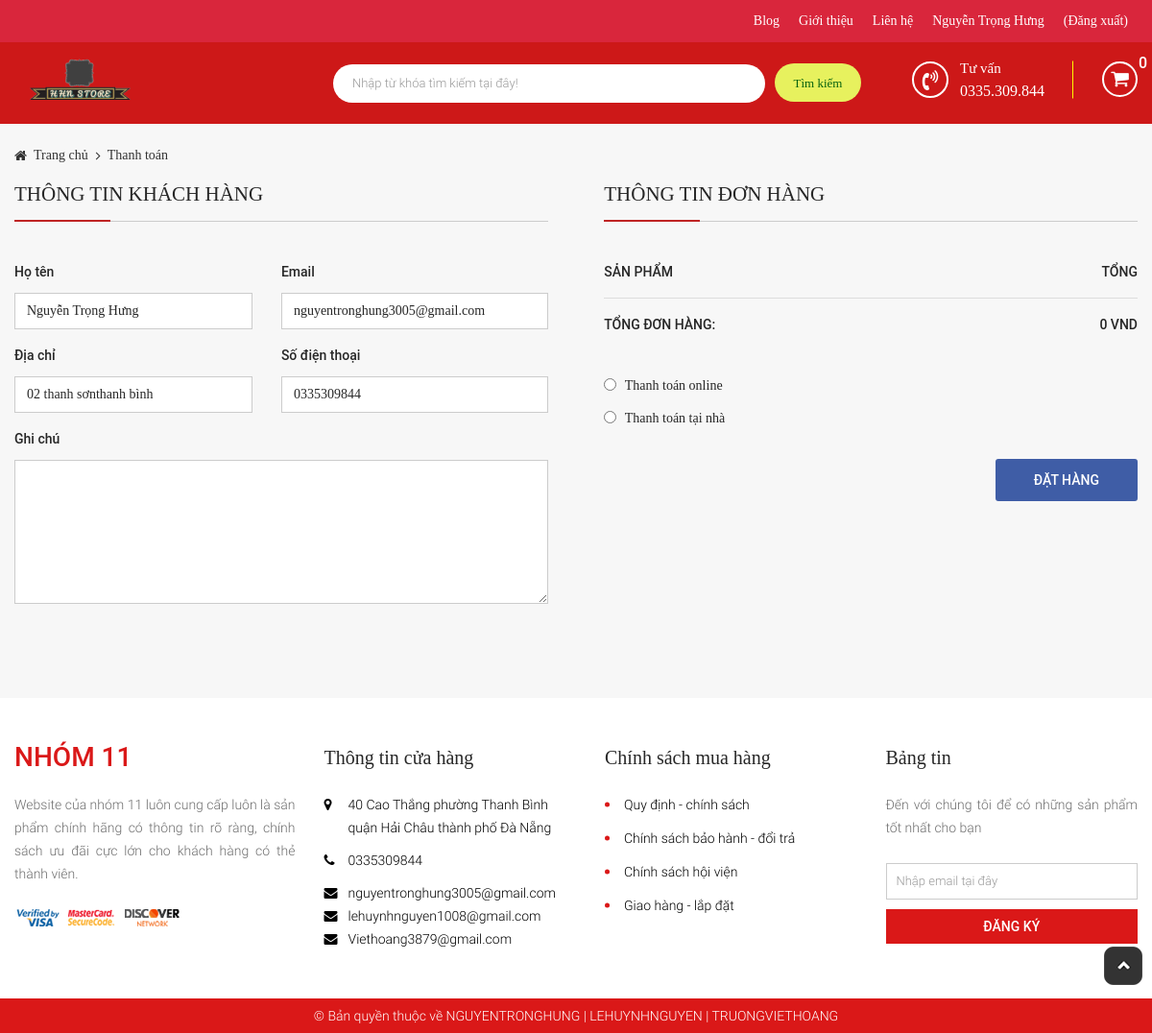
Screenshot of /?modules=checkouts&action=index (signed in) with the database file from the repository.
### tables this page shows
CREATE TABLE `tbl_customer` (
  `id` int(11) NOT NULL,
  `username` varchar(255) NOT NULL,
  `password` varchar(255) NOT NULL,
  `fullname` varchar(255) NOT NULL,
  `mail` varchar(255) NOT NULL,
  `phone` varchar(10) NOT NULL,
  `address` text NOT NULL,
  `create_date` varchar(255) NOT NULL
);

### libraries/database.php (called while the page is built, shortened)
<?php
function db_query($query_string) {
    global $conn;
    $result = mysqli_query($conn, $query_string);
    return $result;
}
function db_fetch_row($query_string) {
    $mysqli_result = db_query($query_string);
    $result = mysqli_fetch_assoc($mysqli_result);
    return $result;
}

### modules/checkouts/models/indexModel.php (called while the page is built, shortened)
<?php
function getUserById($id){
	return db_fetch_row("SELECT * FROM `tbl_customer` WHERE `id` = '$id'");
}
 ?>

### modules/checkouts/controllers/indexController.php (called while the page is built, shortened)
<?php
function indexAction(){
	$data=array();
	if(!empty($_SESSION['id_customer'])){
		$data[] = getUserById($_SESSION['id_customer']);
	}
	load_view('index',$data);
}
 ?>

### core/router.php (called while the page is built, shortened)
<?php
$action_name = get_action().'Action';
call_function(array('construct', $action_name));

### core/appload.php (called while the page is built, shortened)
<?php
require CONFIGPATH . DIRECTORY_SEPARATOR . 'database.php';
require LIBPATH . DIRECTORY_SEPARATOR . 'database.php';
require COREPATH . DIRECTORY_SEPARATOR . 'base.php';
require COREPATH . DIRECTORY_SEPARATOR . 'router.php';

### index.php (called while the page is built, shortened)
<?php
require COREPATH.DIRECTORY_SEPARATOR.'appload.php';

### modules/checkouts/views/indexView.php (the view, shortened to what this page needs)
<div id="main-content-wp" class="checkout-page" >
    <div class="section" id="breadcrumb-wp">
        <div class="wp-inner">
            <div class="section-detail">
                <ul class="list-item clearfix">
                    <li>
                        <a href="?page=home" title="">Trang chủ</a>
                    </li>
                    <li>
                        <a href="" title="">Thanh toán</a>
                    </li>
                </ul>
            </div>
        </div>
    </div>
    <div id="wrapper" class="wp-inner clearfix">
        <form method="post" action="?modules=checkouts&controllers=index&action=checkout" name="form-checkout">
            <div class="section" id="customer-info-wp">
                <div class="section-head">
                    <h1 class="section-title">Thông tin khách hàng</h1>
                </div>
                <div class="section-detail">
                    <?php if(!empty($data)) { foreach ($data as  $value) {?>
                        <div class="form-row clearfix">
                            <div class="form-col fl-left">
                                <label for="fullname">Họ tên</label>
                                <input type="text" name="fullname" id="fullname" value="<?php echo $value['fullname']; ?>">
                            </div>
                            <div class="form-col fl-right">
                                <label for="email">Email</label>
                                <input type="email" name="email" id="email" value="<?php echo $value['mail']; ?>">
                            </div>
                        </div>
                        <div class="form-row clearfix">
                            <div class="form-col fl-left">
                                <label for="address">Địa chỉ</label>
                                <input type="text" name="address" id="address" value="<?php echo $value['address']; ?>">
                            </div>
                            <div class="form-col fl-right">
                                <label for="phone">Số điện thoại</label>
                                <input type="tel" name="phone" id="phone" value="<?php echo $value['phone']; ?>">
                            </div>
                        </div>
                    <?php }};if(empty($data)){ ?>
                        <div class="form-row clearfix">
                            <div class="form-col fl-left">
                                <label for="fullname">Họ tên</label>
                                <input type="text" name="fullname" id="fullname">
                            </div>
                            <div class="form-col fl-right">
                                <label for="email">Email</label>
                                <input type="email" name="email" id="email">
                            </div>
                        </div>
                        <div class="form-row clearfix">
                            <div class="form-col fl-left">
                                <label for="address">Địa chỉ</label>
                                <input type="text" name="address" id="address">
                            </div>
                            <div class="form-col fl-right">
                                <label for="phone">Số điện thoại</label>
                                <input type="tel" name="phone" id="phone">
                            </div>
                        </div>
                    <?php }; ?>
                        <div class="form-row">
                            <div class="form-col">
                                <label for="notes">Ghi chú</label>
                                <textarea name="note"></textarea>
                            </div>
                        </div>
                </div>
            </div>
            <div class="section" id="order-review-wp">
                <div class="section-head">
                    <h1 class="section-title">Thông tin đơn hàng</h1>
                </div>
                <div class="section-detail">
                    <table class="shop-table">
                        <thead>
                            <tr>
                                <td>Sản phẩm</td>
                                <td>Tổng</td>
                            </tr>
                        </thead>
                        <tfoot>
                            <tr class="order-total">
                                <td>Tổng đơn hàng:</td>
                                <td><strong class="total-price"><?php if(isset($_SESSION['cart']['buy'])) echo $_SESSION['cart']['info']['total']." VND"; else echo "0 VND"; ?></strong></td>
                            </tr>
                        </tfoot>
                    </table>
                    <div id="payment-checkout-wp">
                        <ul id="payment_methods">
                            <li>
                                <input type="radio" id="direct-payment" name="payment_method" value="card_payment">
                                <label for="direct-payment">Thanh toán online</label>
                            </li>
                            <li>
                                <input type="radio" id="payment-home" name="payment_method" value="home_payment">
                                <label for="payment-home">Thanh toán tại nhà</label>
                            </li>
                        </ul>
                    </div>
                    <div class="place-order-wp clearfix">
                        <input type="submit" id="order-now" value="Đặt hàng" name="btn_submit">
                    </div>
                </div>
            </div>
        </form>
    </div>
</div>

### core/base.php (shortened to what this page needs)
<?php
function get_module() {
    global $config;
    $module = isset($_GET['modules']) ? $_GET['modules'] : $config['default_module'];
    return $module;
}
function call_function($list_function = array()) {
    if (is_array($list_function)) {
        foreach ($list_function as $f) {
            if (function_exists($f())) {
                $f();
            }
        }
    }
}
function load_view($name, $data_send = array()) {
    $data = $data_send;
    $path = MODULESPATH . DIRECTORY_SEPARATOR . get_module() . DIRECTORY_SEPARATOR . 'views' . DIRECTORY_SEPARATOR . $name . 'View.php';
    if (file_exists($path)) {
        require $path;
    } else {
        echo "Không tìm thấy {$path}";
    }
}
function get_header($name = '') {
    global $data;
    if (empty($name)) {
        $name = 'header';
    } else {
        $name = "header-{$name}";
    }
    $path = LAYOUTPATH . DIRECTORY_SEPARATOR . $name . '.php';
    if (file_exists($path)) {
        if (is_array($data)) {
            foreach ($data as $key => $a) {
                $$key = $a;
            }
        }
        require $path;
    } else {
        echo "Không tìm thấy {$path}";
    }
}
function get_footer($name = '') {
    global $data;
    if (empty($name)) {
        $name = 'footer';
    } else {
        $name = "footer-{$name}";
    }
    $path = LAYOUTPATH . DIRECTORY_SEPARATOR . $name . '.php';
    if (file_exists($path)) {
        if (is_array($data)) {
            foreach ($data as $key => $a) {
                $$key = $a;
            }
        }
        require $path;
    } else {
        echo "Không tìm thấy {$path}";
    }
}
?>

### public/css/import/global.css (style rules this page uses)
body { font-family: 'Roboto Regular'; font-size: 14px; line-height: normal; color: #272727; line-height: 24px; }
.wp-inner { width: 1170px; margin: 0px auto; }
.fl-left { float: left; }
.fl-right { float: right; }
ul li { list-style: none!important; }
a { text-decoration: none!important; }

### public/css/import/home.css (style rules this page uses)
#main-content-wp { background: #f7f7f7; padding-top: 25px; padding-bottom: 75px; }

### public/css/import/category_product.css (style rules this page uses)
#breadcrumb-wp { margin-bottom: 20px; }
#breadcrumb-wp .list-item li { float: left; }
#breadcrumb-wp .list-item li a { position: relative; display: block; color: #333; padding-left: 20px; line-height: normal; }
#breadcrumb-wp .list-item li:first-child a:before { position: absolute; content: '\f015'; font-family: 'FontAwesome'; top: 1px; left: 0; line-height: normal; }
#breadcrumb-wp .list-item li:nth-child(n+2) a:before { position: absolute; content: '\f105'; font-family: 'FontAwesome'; top: 1px; left: 8px; line-height: normal; }

### public/css/import/checkout.css (style rules this page uses)
#customer-info-wp { float: left; width: 47.5%; margin-right: 2.5%; }
#order-review-wp { float: right; width: 47.5%; margin-left: 2.5%; }
#customer-info-wp .section-head .section-title { font-size: 16px; }
#customer-info-wp .section-head .section-title, #order-review-wp .section-head .section-title { position: relative; display: block; font-size: 21px; color: #272727; text-transform: uppercase; line-height: normal; padding-bottom: 15px; margin-bottom: 40px; border-bottom: 1px solid #ccc; text-align: left; font-family: 'Roboto Regular'; font-weight: normal; }
#order-review-wp .section-head .section-title:before, #customer-info-wp .section-head .section-title:before { position: absolute; content: ''; bottom: -1px; width: 100px; height: 2px; background: #bf2424; left: 0px; }
#customer-info-wp .form-row { padding-bottom: 15px; }
#customer-info-wp .form-row label { display: block; padding-bottom: 10px; font-family: 'Roboto Medium'; font-weight: normal; }
#customer-info-wp .form-row .form-col { width: 50%; padding-right: 30px; }
#customer-info-wp .form-row .form-col:nth-child(2) { padding-right: 0; }
#customer-info-wp .form-row .form-col input[type="text"], #customer-info-wp .form-row .form-col input[type="email"], #customer-info-wp .form-row .form-col input[type="tel"], #customer-info-wp .form-row:nth-child(3) .form-col textarea { width: 100%; padding: 6px 12px; border: 1px solid #cccccc; }
#customer-info-wp .form-row:nth-child(3) .form-col { width: 100%; padding-right: 0; }
#customer-info-wp .form-row:nth-child(3) .form-col textarea { height: 150px; }
#order-review-wp .shop-table { width: 100%; text-align: left; }
#order-review-wp .shop-table tr td:nth-child(2) { text-align: right; }
#order-review-wp .shop-table thead tr { border-bottom: 1px solid #ddd; }
#order-review-wp .shop-table thead tr td { text-transform: uppercase; padding-bottom: 15px; text-transform: uppercase; font-family: 'Roboto Medium'; }
#order-review-wp .shop-table tfoot tr td { padding: 15px 0px; text-transform: uppercase; font-family: 'Roboto Medium'; font-weight: normal; }
#payment-checkout-wp { margin-top: 25px; }
#payment-checkout-wp #payment_methods li { padding-bottom: 10px; }
#payment-checkout-wp #payment_methods li input[type="radio"] { position: relative; top: 1px; }
#payment-checkout-wp #payment_methods li label { display: inline-block; padding-left: 5px; }
.place-order-wp { margin-top: 20px; }
.place-order-wp input[type="submit"] { float: right; display: inline-block; padding: 10px 40px; text-transform: uppercase; border-radius: 3px; font-family: 'Roboto Medium'; font-weight: normal; border: none; outline: none; background: #3f5da6; color: #fff; }
.order-total .total-price { font-family: 'Roboto Medium'; font-weight: normal; }
.checkout-page #fullname, .checkout-page #phone, .checkout-page #email, .checkout-page #desire { margin-bottom: 0!important; }

### rows the page displays
tbl_customer: fullname "Nguyễn Trọng Hưng", email "nguyentronghung3005@gmail.com", address "02 thanh sơnthanh bình", phone "0335309844"
